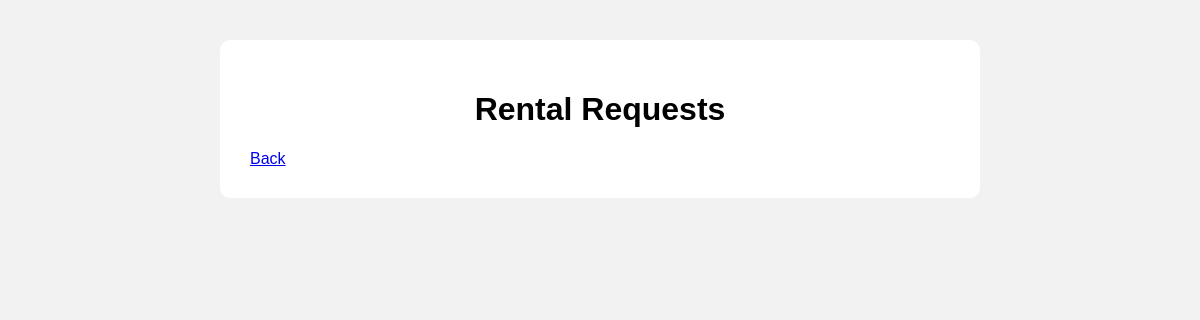
Before: /view_request.php (signed in) with the older database file.
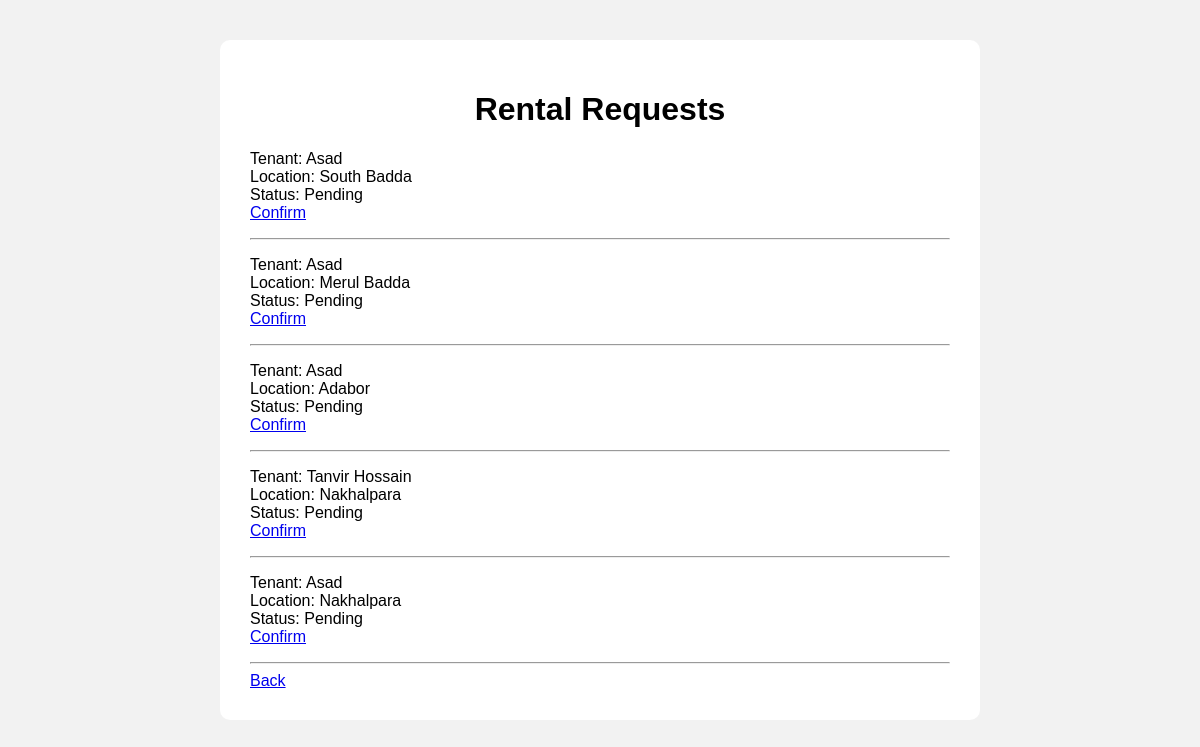
After: the same page with the newer database file.
### tables this page shows
CREATE TABLE `request` (
  `request_id` int(11) NOT NULL,
  `date` date NOT NULL,
  `request_status` varchar(50) NOT NULL,
  `offer_advance` decimal(10,2) DEFAULT NULL,
  `offer_start_date` date DEFAULT NULL,
  `tenant_id` int(11) NOT NULL,
  `flat_id` int(11) NOT NULL
);

CREATE TABLE `user` (
  `user_id` int(11) NOT NULL,
  `name` varchar(100) NOT NULL,
  `nid` char(10) NOT NULL,
  `phone` char(11) NOT NULL,
  `email` varchar(100) NOT NULL,
  `password` varchar(255) NOT NULL
);

CREATE TABLE `flat` (
  `flat_id` int(11) NOT NULL,
  `area` int(11) NOT NULL,
  `location` varchar(100) NOT NULL,
  `asking_rent` int(11) NOT NULL,
  `bedroom` int(11) NOT NULL,
  `floor` int(11) NOT NULL,
  `detailed_location` varchar(2000) NOT NULL,
  `status` varchar(50) NOT NULL,
  `owner_id` int(11) NOT NULL
);

### view_request.php (the view, shortened to what this page needs)
<?php
include("db.php");
$owner_id = $_SESSION['user_id'];
$query = "SELECT r.request_id, u.name, f.location, r.request_status
          FROM request r
          JOIN flat f ON r.flat_id = f.flat_id
          JOIN user u ON r.tenant_id = u.user_id
          WHERE f.owner_id = ?";
$stmt = $conn->prepare($query);
$stmt->bind_param('i', $owner_id);
$stmt->execute();
$result = $stmt->get_result();
?>
<!DOCTYPE html>
<html>
<head>
    <link rel="stylesheet" href="style.css">
</head>
<body>
<div class="container">
    <h1>Rental Requests</h1>
    <?php while ($row = mysqli_fetch_assoc($result)) { ?>
        <p>
            Tenant: <?php echo htmlspecialchars($row['name']); ?><br>
            Location: <?php echo htmlspecialchars($row['location']); ?><br>
            Status: <?php echo htmlspecialchars($row['request_status']); ?><br>
            <?php if ($row['request_status'] == 'Pending') { ?>
                <a href="confirm_request.php?id=<?php echo $row['request_id']; ?>">Confirm</a>
            <?php } ?>
        </p>
        <hr>
    <?php } ?>
    <a href="owner_dashboard.php">Back</a>
</div>
</body>
</html>

Changed rows visible on the page:
added request: user.name "Asad", flat.location "South Badda", request_status "Pending"
added request: user.name "Asad", flat.location "Merul Badda", request_status "Pending"
added request: user.name "Asad", flat.location "Adabor", request_status "Pending"
added request: user.name "Tanvir Hossain", flat.location "Nakhalpara", request_status "Pending"
added request: user.name "Asad", flat.location "Nakhalpara", request_status "Pending"
